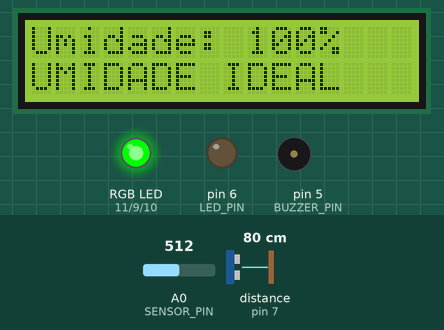
Bench run of a sketch on a simulated Arduino Uno, built with avr-gcc and run on an emulated ATmega328P. On the bench: 16×2 character LCD, an RGB LED mixed from three pins (HIGH = lit), output pins drawn as LEDs (lit = HIGH), buzzer (waves = sounding). Wiring (inferred from the names in the program): ultrasonic range finder: trigger pin 8; echo pin 7. Dashed ring = blinking. Inputs (shaded band) come from the test bench; at power-on: A0 (SENSOR_PIN) = 512, distance to the obstacle (sensor on pin 7) 80 cm. The echo pulse lasts 58.3 µs per cm; pins used as bus, display or sensor lines are not drawn.

Above: at 3.2 s.
3.3 s: A0 (SENSOR_PIN) set to 344
At 5.1 s:
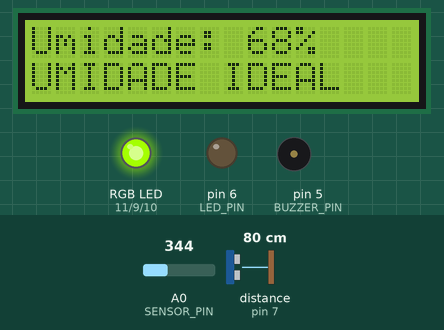
6.3 s: A0 (SENSOR_PIN) set to 321
At 8.1 s:
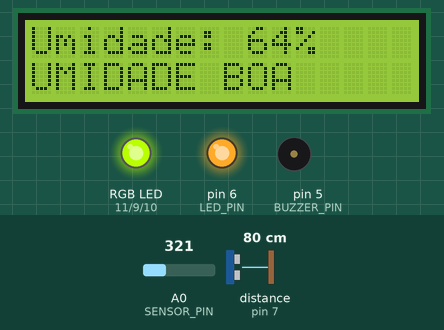
9.3 s: A0 (SENSOR_PIN) set to 240
At 11.0 s:
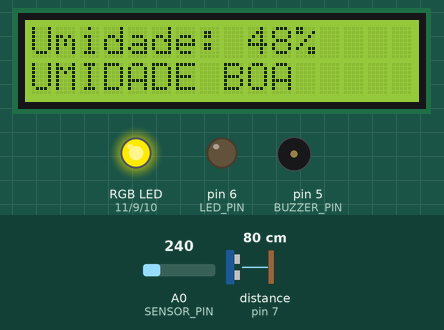
12.3 s: A0 (SENSOR_PIN) set to 220
At 12.9 s:
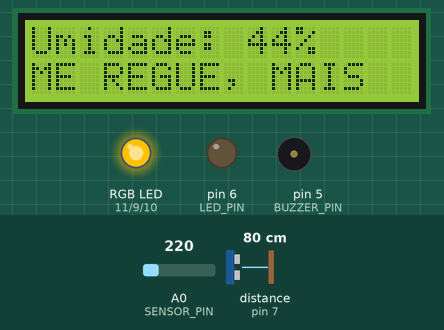
15.3 s: A0 (SENSOR_PIN) set to 35
At 15.82 s:
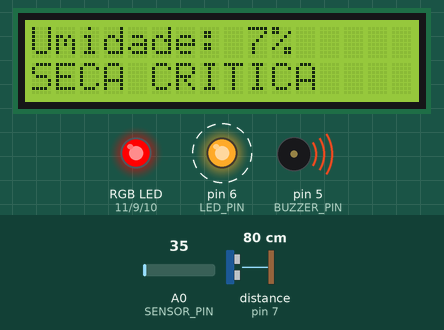
17.4 s: A0 (SENSOR_PIN) set to 44
At 17.63 s:
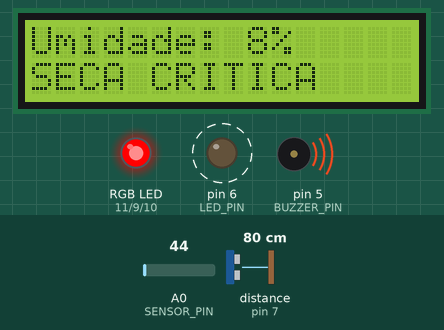
19.0 s: A0 (SENSOR_PIN) set to 52
Timing chart, 0 to 25.7 s (numbered marks = the images above; inputs shaded):
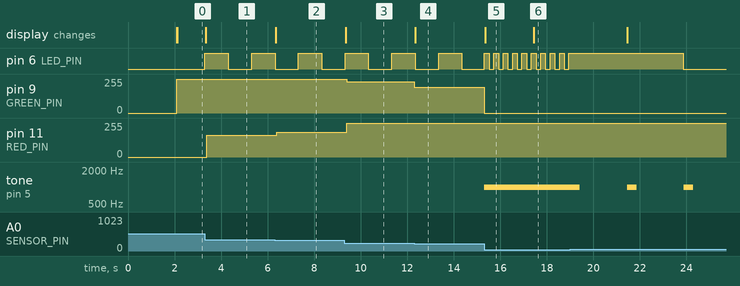

The sketch:

Umidade.ino
```cpp
#include <LiquidCrystal_I2C.h>

// LCD
LiquidCrystal_I2C lcd(0x27, 16, 2);

// Sensor de umidade
const int SENSOR_PIN = A0;
const int SENSOR_MIN_VALUE = 0;
const int SENSOR_MAX_VALUE = 500;

// LED RGB
const int RED_PIN = 11;
const int GREEN_PIN = 9;
const int BLUE_PIN = 10;

// LED piscante
const int LED_PIN = 6;

// Buzzer
const int BUZZER_PIN = 5;

// Sensor ultrassonico HC-SR04
const int TRIG_PIN = 8;
const int ECHO_PIN = 7;
const int DISTANCIA_LIMITE = 30;

// Temporizadores
unsigned long lastBlinkTime = 0;
unsigned long lastRgbUpdate = 0;

const int BLINK_SLOW = 1000;
const int BLINK_FAST = 200;
const int RGB_UPDATE_INTERVAL = 100;

bool ledState = false;

void setup() {
  pinMode(RED_PIN, OUTPUT);
  pinMode(GREEN_PIN, OUTPUT);
  pinMode(BLUE_PIN, OUTPUT);

  pinMode(LED_PIN, OUTPUT);
  pinMode(BUZZER_PIN, OUTPUT);

  pinMode(TRIG_PIN, OUTPUT);
  pinMode(ECHO_PIN, INPUT);

  lcd.init();
  lcd.backlight();

  lcd.setCursor(0, 0);
  lcd.print("Monitor Planta");
  lcd.setCursor(0, 1);
  lcd.print("Iniciando...");
  delay(2000);
  lcd.clear();
}

void loop() {

  // Leitura do sensor de umidade
  int sensorValue = analogRead(SENSOR_PIN);

  int constrainedSensorValue = constrain(
    sensorValue,
    SENSOR_MIN_VALUE,
    SENSOR_MAX_VALUE
  );

  int moisturePercent = map(
    constrainedSensorValue,
    SENSOR_MIN_VALUE,
    SENSOR_MAX_VALUE,
    0,
    100
  );

  moisturePercent = constrain(moisturePercent, 0, 100);

  unsigned long currentMillis = millis();

  // --------------------------------
  // SENSOR ULTRASSONICO
  // --------------------------------

  digitalWrite(TRIG_PIN, LOW);
  delayMicroseconds(2);

  digitalWrite(TRIG_PIN, HIGH);
  delayMicroseconds(10);

  digitalWrite(TRIG_PIN, LOW);

  long duracao = pulseIn(ECHO_PIN, HIGH, 30000);

  int distancia = 0;

  if (duracao > 0) {
    distancia = duracao * 0.034 / 2;
  }

  // --------------------------------
// BUZZER
// --------------------------------

// Se nao detectar a bolinha OU ela estiver a ate 1 metro
if (duracao == 0 || distancia <= DISTANCIA_LIMITE) {

  noTone(BUZZER_PIN);
  digitalWrite(BUZZER_PIN, LOW);

}
else {

  // Umidade critica: som continuo
  if (moisturePercent < 10) {

    tone(BUZZER_PIN, 1000);

  }

  // Umidade baixa: som intermitente
  else if (moisturePercent < 30) {

    tone(BUZZER_PIN, 1000);
    delay(400);

    noTone(BUZZER_PIN);
    delay(2000);

  }

  // Umidade suficiente: buzzer desligado
  else {

    noTone(BUZZER_PIN);
    digitalWrite(BUZZER_PIN, LOW);

  }
}

  // --------------------------------
  // LED PISCANTE
  // --------------------------------

  if (moisturePercent < 20) {

    if (currentMillis - lastBlinkTime >= BLINK_FAST) {
      lastBlinkTime = currentMillis;
      ledState = !ledState;
      digitalWrite(LED_PIN, ledState);
    }

  }
  else if (moisturePercent < 75) {

    if (currentMillis - lastBlinkTime >= BLINK_SLOW) {
      lastBlinkTime = currentMillis;
      ledState = !ledState;
      digitalWrite(LED_PIN, ledState);
    }

  }
  else {

    digitalWrite(LED_PIN, LOW);
    ledState = false;

  }

  // --------------------------------
  // LED RGB
  // --------------------------------

  if (currentMillis - lastRgbUpdate >= RGB_UPDATE_INTERVAL) {

    lastRgbUpdate = currentMillis;

    int red = 0;
    int green = 0;
    int blue = 0;

    if (moisturePercent >= 50) {

      // Verde em 100% e amarelo em 50%
      red = map(moisturePercent, 50, 100, 255, 0);
      green = 255;
      blue = 0;

    }
    else if (moisturePercent >= 25) {

      // Amarelo em 50% e vermelho em 25%
      red = 255;
      green = map(moisturePercent, 25, 50, 0, 255);
      blue = 0;

    }
    else {

      // Vermelho abaixo de 25%
      red = 255;
      green = 0;
      blue = 0;

    }

    analogWrite(RED_PIN, red);
    analogWrite(GREEN_PIN, green);
    analogWrite(BLUE_PIN, blue);
  }

  // --------------------------------
  // LCD
  // --------------------------------

  lcd.setCursor(0, 0);
  lcd.print("Umidade: ");
  lcd.print(moisturePercent);
  lcd.print("%   ");

  lcd.setCursor(0, 1);

  if (moisturePercent <= 10) {
    lcd.print("SECA CRITICA   ");
  }
  else if (moisturePercent <= 25) {
    lcd.print("PRECISO DE AGUA");
  }
  else if (moisturePercent <= 45) {
    lcd.print("ME REGUE, MAIS ");
  }
  else if (moisturePercent <= 65) {
    lcd.print("UMIDADE BOA    ");
  }
  else {
    lcd.print("UMIDADE IDEAL  ");
  }

}
```

Measured:
- the behaviour switches between 330 and 329 on A0 (SENSOR_PIN) (found by bisection; images 1 and 2)
- the behaviour switches between 230 and 229 on A0 (SENSOR_PIN) (found by bisection; images 3 and 4)
- after the input at 3.3 s, pin 6 (LED_PIN): LOW → HIGH at once, → LOW 1.0 s later, → HIGH 1.0 s later; pin 11 (RED_PIN): 0/255 → 164/255 after 0.08 s; the display: changes at once (image 1)
- after the input at 6.3 s, pin 11 (RED_PIN): 164/255 → 184/255 after 0.09 s; the display: changes after 0.05 s (image 2)
- after the input at 9.3 s, pin 9 (GREEN_PIN): 255/255 → 234/255 after 0.10 s; pin 11 (RED_PIN): 184/255 → 255/255 after 0.10 s; the display: changes after 0.06 s (image 3)
- after the input at 12.3 s, pin 9 (GREEN_PIN): 234/255 → 193/255 at once; the display: changes at once (image 4)
- after the input at 15.3 s, pin 9 (GREEN_PIN): 193/255 → 0/255 at once; tone on pin 5 (BUZZER_PIN): silent → 1000 Hz at once; the display: changes after 0.05 s (image 5)
- after the input at 17.4 s, the display: changes after 0.05 s (image 6)
- after the input at 19.0 s, tone on pin 5 (BUZZER_PIN): alternates 1000 Hz for 0.40 s and silent for 2.0 s, starting after 0.42 s
